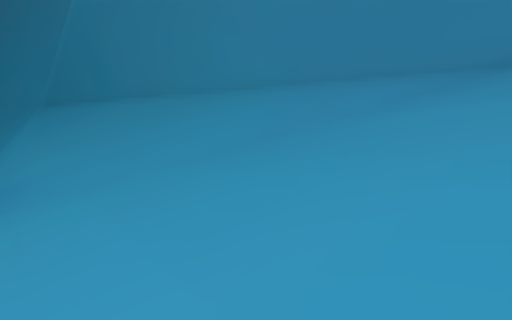
[1] (above)

18 first-person views from a walk through a Unity game level. The camera is 1.2 m above the floor, tilts 6° down and sees 75° across. The floor is counted in squares, 1.8 m on a side. Each view is taken from the middle of a square. On the plan, view 1 faces up. The plan holds only what a view shows up to about 10 squares ahead; the rest is blank. The place goes on beyond the plan. The player is left out. Some animated figures are left out.

[2]
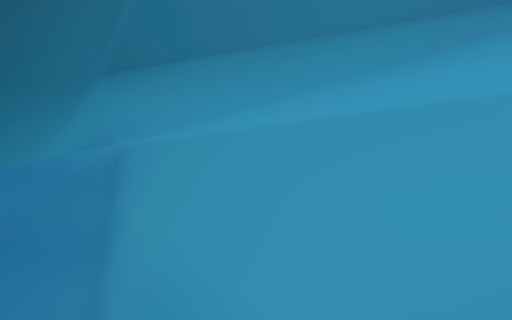

[3]
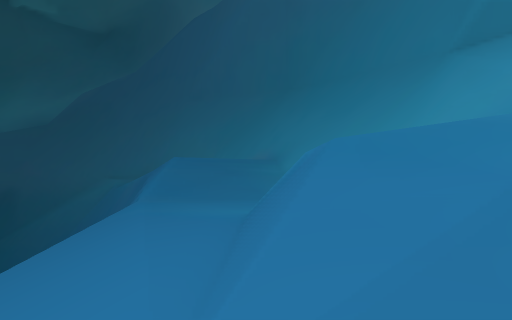

[4]
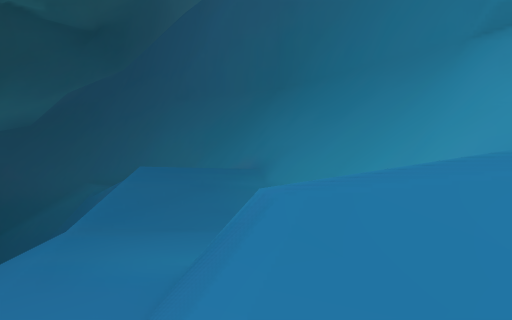

[5]
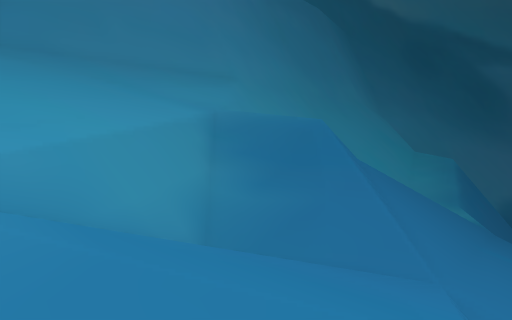

[6]
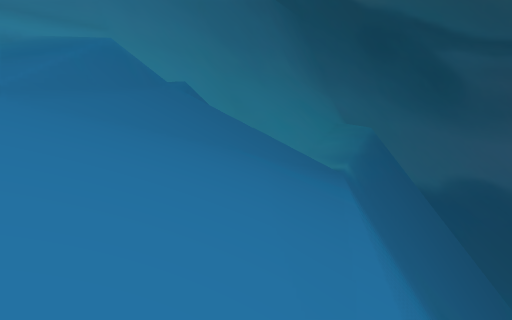

[7]
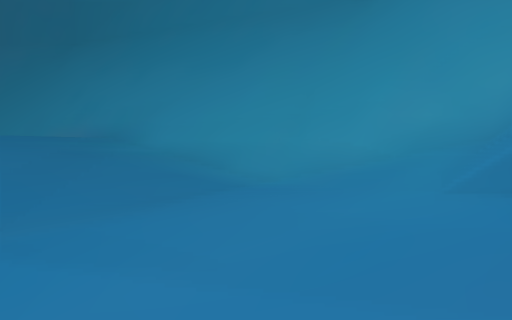

[8]
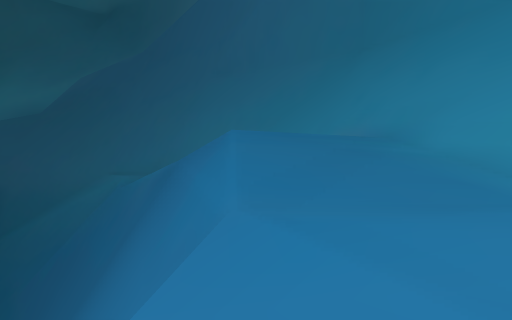

[9]
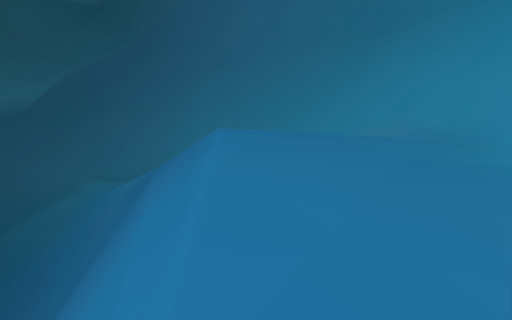

[10]
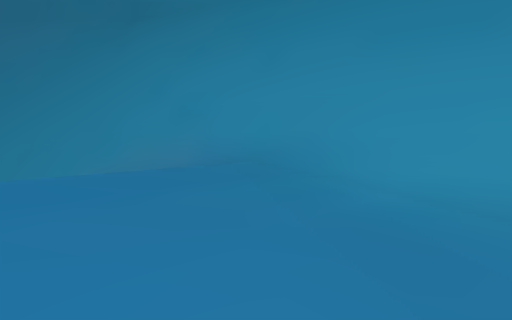

[11]
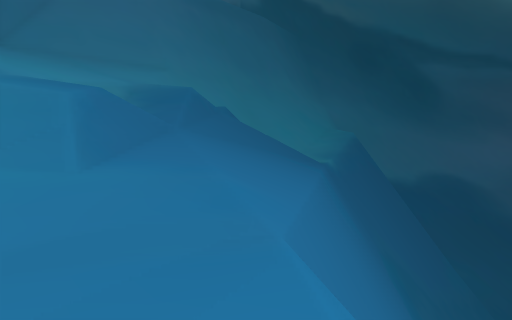

[12]
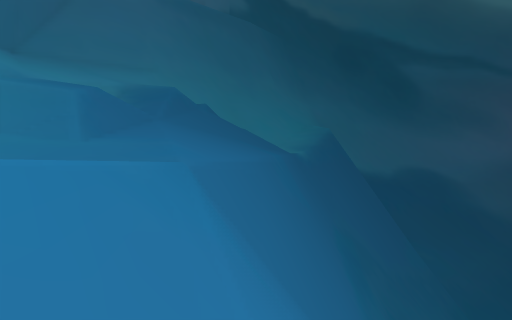

[13]
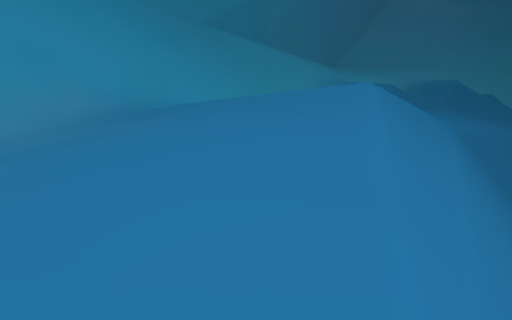

[14]
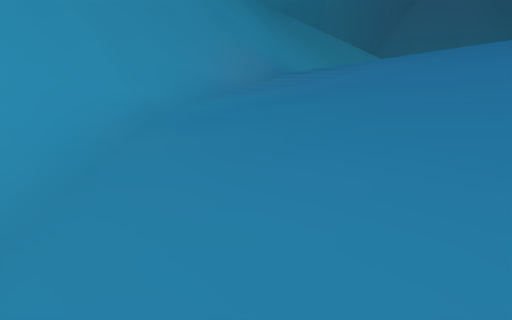

[15]
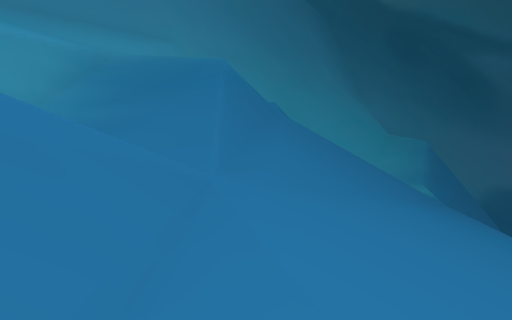

[16]
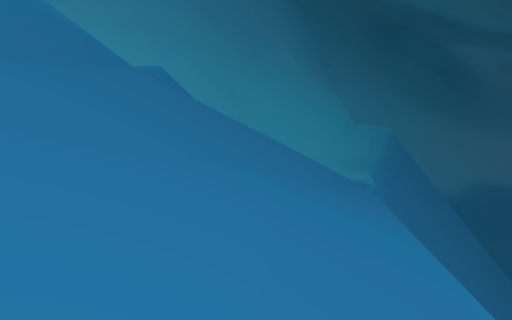

[17]
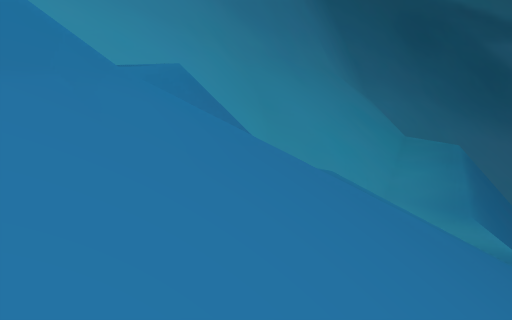

[18]
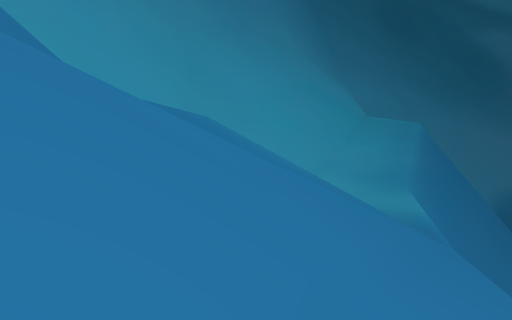

### Floor plan
Key: @ floor where view 1 was taken; # wall or solid block; . main floor; : floor 1.5 m higher than the main floor; - floor 1.75 m lower than the main floor; + floor 3.25 m higher than the main floor; / step, stairs or slope; = window, fence, low wall or low ledge; v drop or lower ground.
Columns run from 23 left of view 1 to 2 right of it. Each row starts with its distance up from view 1.
 13   #######
 12  ///--/##########
 11   //--....//////##
 10    --....../////=###
  9   /--...:...////=#/##
  8  vvv//.::....///##//##
  7 vvvvvv//:....-//###//###
  6 vvvvvvvv/......./==////##
  5    vvvvvv......///+/////##
  4      vvvvvv/...==++//////#
  3          vvv/...=v//=/////
  2          vvvv//::=//#v////
  1           vvv////:///==///
  0           vvvv////////=@//
 -1           vvvv/////=//////
 -2            vvvv////#=#//=/
 -3             vvvv/////=   v
 -4             vvvv//////+
 -5                vv/////===#
 -6                vvv////   #
 -7                vvv////:  #
 -8                 vvv////  #
 -9                 vv ///   #
-10                    vv    #
-11                     vv  vv
-12                     vvvvvv
-13                     vvvvvv
-14                    vvvvv
-15                    vvvv
-16                    vvv
-17                    vv

Where each view was taken, in squares from view 1:
view 1: 0 up, 0 right, facing up
view 2: 0 up, 2 left, facing up
view 3: 0 up, 4 left, facing up-left
view 4: 2 up, 5 left, facing up-left
view 5: 4 up, 6 left, facing down-right
view 6: 1 up, 10 left, facing down-right
view 7: 2 up, 10 left, facing up
view 8: 2 up, 10 left, facing up-left
view 9: 4 up, 12 left, facing up-left
view 10: 6 up, 14 left, facing up
view 11: 6 up, 14 left, facing down-right
view 12: 7 up, 17 left, facing down-right
view 13: 9 up, 21 left, facing right
view 14: 12 up, 22 left, facing right
view 15: 2 up, 7 left, facing down-right
view 16: 1 down, 8 left, facing down-right
view 17: 3 down, 4 left, facing down-right
view 18: 5 down, 5 left, facing down-right
